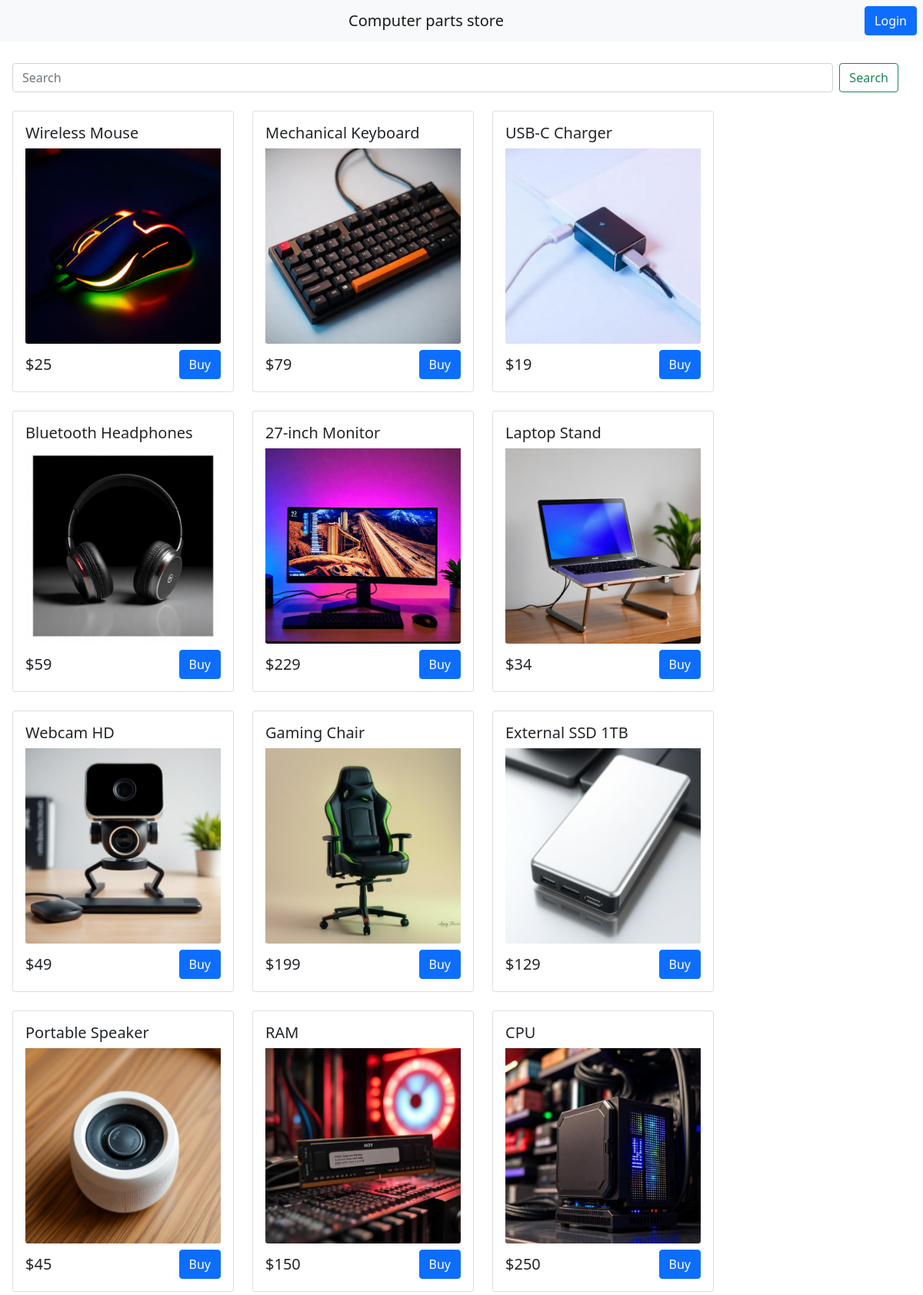
The page / on the database its author committed.
### tables this page shows
CREATE TABLE products (
    id INTEGER PRIMARY KEY AUTOINCREMENT,
    product_name TEXT,
    price INTEGER,
    image TEXT
);

### main.py (the view)
@app.route("/")
def index():
    conn = sqlite3.connect('computer_store.db')
    conn.set_trace_callback(sql_trace)
    q_search = request.args.get('search', '')
    products = conn.execute(f"SELECT id, product_name, price, image FROM products WHERE product_name like '%{q_search}%';").fetchall()
    keys = ["id", "name", "price", "img"]
    products_dicts = []
    for product in products:
        products_dicts.append(dict(zip(keys, product)))
    conn.close()
    return render_template("index.html", products=products_dicts)

### templates/index.html (shortened to what this page needs)
<html>
    <head>
        <link href="https://cdn.jsdelivr.net/npm/bootstrap@5.0.2/dist/css/bootstrap.min.css" rel="stylesheet">
    </head>
    <body>
        {% include "navbar.html" %}
        <div id = "products" class = "row g-4 m-1">
            <form class="d-flex flex-shrink-1 align-items-center mb-0" method="get" action="/">
                <input class="form-control me-2" type="search" name="search" placeholder="Search" aria-label="Search">
                <button class="btn btn-outline-success me-3" type="submit">Search</button>
            </form>
            {% for product in products %}
            <div class = "col-auto">
                <div class = "card" style = "width: 18rem;">
                    <div class = "card-body">
                        <h5 class = "card-title">
                            {{product.name}}
                        </h5>
                        <img src = "/static/images/{{product.img}}" class = "card-img-bottom">
                        <div class = "d-flex justify-content-between align-items-center mt-2">
                            <span class = "h5 mb-0"> ${{product.price}} </span>
                            <a href = "#" class = "btn btn-primary" > Buy </a>
                        </div>
                    </div>
                </div>
            </div>
            {% endfor %}
        </div>
    </body>
</html>

### rows shown on the page
products: name "Wireless Mouse", img (picture), price "25"
products: name "Mechanical Keyboard", img (picture), price "79"
products: name "USB-C Charger", img (picture), price "19"
products: name "Bluetooth Headphones", img (picture), price "59"
products: name "27-inch Monitor", img (picture), price "229"
products: name "Laptop Stand", img (picture), price "34"
products: name "Webcam HD", img (picture), price "49"
products: name "Gaming Chair", img (picture), price "199"
products: name "External SSD 1TB", img (picture), price "129"
products: name "Portable Speaker", img (picture), price "45"
products: name "RAM", img (picture), price "150"
products: name "CPU", img (picture), price "250"
